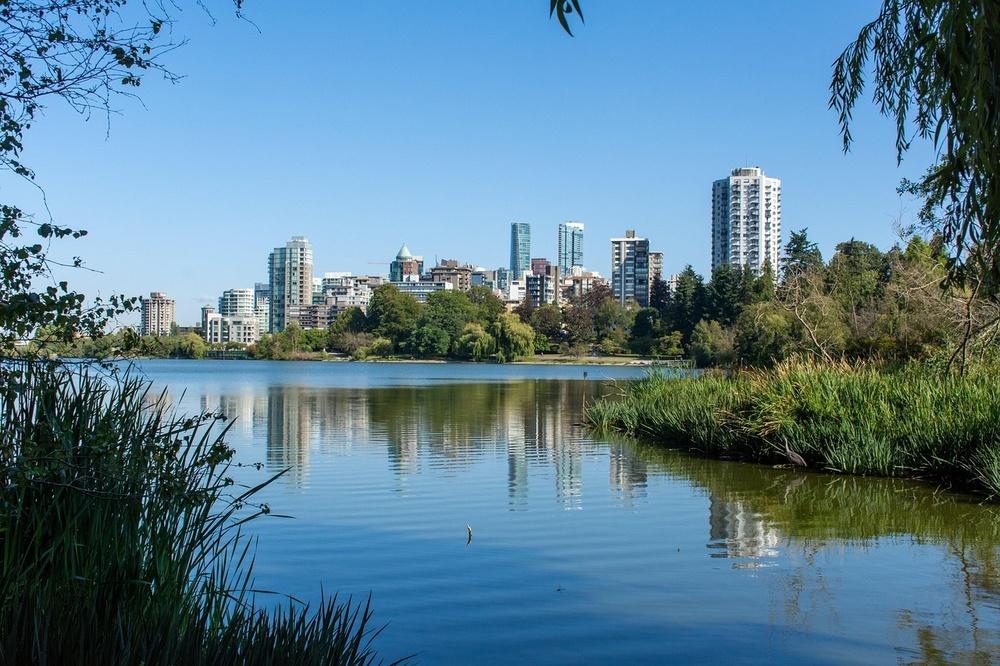
#> input picture stanley-park-4539852_1280.jpg, 1000 x 666 px, shrunk from 1280 x 853 before the run, found by its file name
$ python clustering.py
#> lines starting #> are read from the running program, lines starting #| are printed output that depends on the picture
import cv2
import numpy as np
from sklearn.cluster import KMeans
from PIL import Image
import json

# =========================
# 1. 이미지 로드
# =========================
img_path = r"C:\Python Project_Folders\bichek\stanley-park-4539852_1280.jpg"
img = cv2.cvtColor(np.array(Image.open(img_path).convert("RGB")), cv2.COLOR_RGB2BGR)
h, w = img.shape[:2]
#> h = 666; w = 1000

# RGB → HSV
hsv_img = cv2.cvtColor(img, cv2.COLOR_BGR2HSV)
#> hsv_img: shape (666, 1000, 3); mean H, S, V 85.4, 120.8, 152.9
pixels = hsv_img.reshape(-1, 3)

# =========================
# 2. K-means 클러스터링
# =========================
n_clusters = 5
kmeans = KMeans(n_clusters=n_clusters, random_state=42)
labels = kmeans.fit_predict(pixels)
label_map = labels.reshape(h, w)  # 이미지 크기대로 2차원 맵
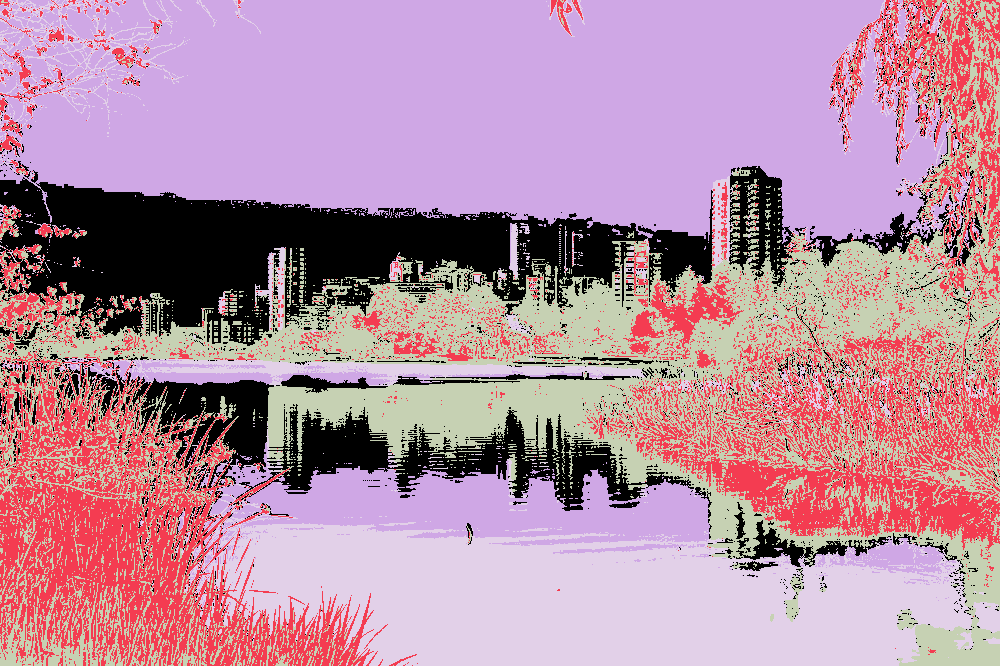
#> label_map: shape (666, 1000) int32; 5 distinct labels, from 0 to 4; one colour per label, 0 black

# =========================
# 3. 클러스터별 HSV 평균 + 픽셀 좌표
# =========================
cluster_data = []

for cluster_idx in range(n_clusters):
    ys, xs = np.where(label_map == cluster_idx)  # 클러스터 픽셀 좌표
    cluster_pixels = hsv_img[ys, xs]

    h_mean, s_mean, v_mean = cluster_pixels.mean(axis=0)
    cluster_entry = {
        "cluster": cluster_idx,
        "h": float(h_mean),
        "s": float(s_mean/255),  # 0~1 정규화
        "v": float(v_mean/255),
        "pixels": list(zip(xs.tolist(), ys.tolist()))  # (x, y) 좌표 리스트
    }
    cluster_data.append(cluster_entry)
#> this loop made 5 passes
#> (h_mean, s_mean, v_mean) on passes 1 to 5: (94.05, 61.17, 211.7), (66.44, 190.9, 38.06), (103.6, 123.7, 227.2), (55.42, 82.5, 83.21), (101.4, 158.6, 156.3)
#> after the loop, cluster_data = 5 items

# =========================
# 4. JSON 저장
# =========================
with open("image_clusters_full.json", "w") as f:
    json.dump(cluster_data, f, indent=2)

print("✅ 클러스터링 완료, image_clusters_full.json 생성됨")
print(f"클러스터 개수: {n_clusters}")
